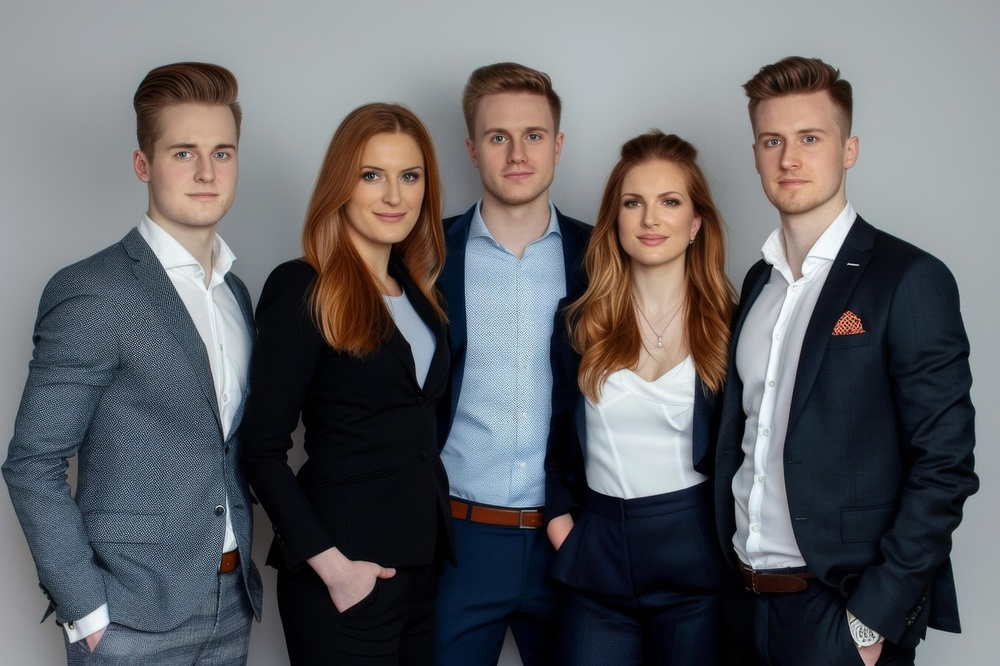
#> input picture Module-2/image.jpg, 1000 x 666 px, shrunk from 1280 x 853 before the run, found by its file name
$ python BasicsofImage-part2.py
#> lines starting #> are read from the running program, lines starting #| are printed output that depends on the picture
import cv2
import numpy as np
import matplotlib.pyplot as plt

def load_image(path):
#> called with path = 'Module-2\\image.jpg'
    img = cv2.imread(path)
#> img is the input picture: shape (666, 1000, 3); mean B, G, R 103.5, 100.3, 100
    if img is None:
        raise FileNotFoundError(f"Could not load image at '{path}'")
    return img

def rotate_image(image, angle, scale=1.0):
#> called with angle = 45, scale = 1
    (h, w) = image.shape[:2]
#> h = 666; w = 1000
    center = (w // 2, h // 2)
#> center = (500, 333)

    # Compute rotation matrix
    M = cv2.getRotationMatrix2D(center, angle, scale)

    # Calculate the sine and cosine (absolute values)
    abs_cos = abs(M[0, 0])
#> abs_cos = 0.707
    abs_sin = abs(M[0, 1])
#> abs_sin = 0.707

    # Compute new bounding dimensions to avoid clipping
    new_w = int(h * abs_sin + w * abs_cos)
#> new_w = 1178
    new_h = int(h * abs_cos + w * abs_sin)
#> new_h = 1178

    # Adjust rotation matrix to take into account translation
    M[0, 2] += (new_w / 2) - center[0]
    M[1, 2] += (new_h / 2) - center[1]

    # Perform the rotation
    rotated = cv2.warpAffine(image, M, (new_w, new_h))
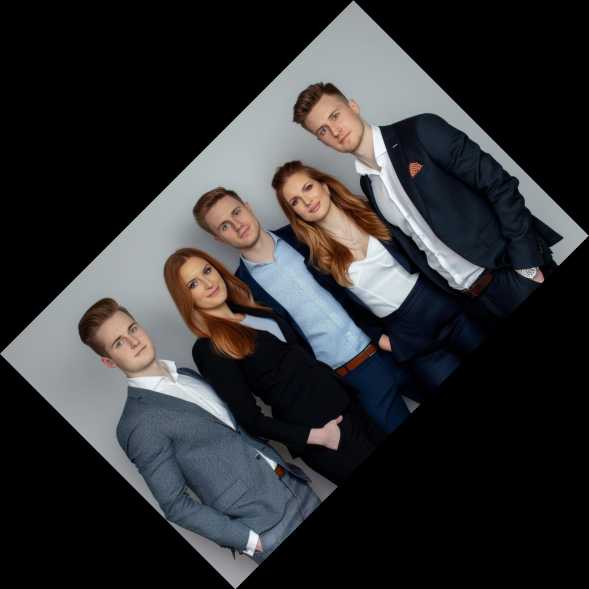
#> rotated: shape (1178, 1178, 3) (shown at 1/2 size); mean B, G, R 49.7, 48.1, 48
    return rotated

def adjust_brightness(image, value):
    # Create a brightness matrix of the same shape, filled with the brightness value
#> called with value = 50
    brightness_matrix = np.full(image.shape, value, dtype=np.uint8)
    # Add brightness safely
    brighter = cv2.add(image, brightness_matrix)
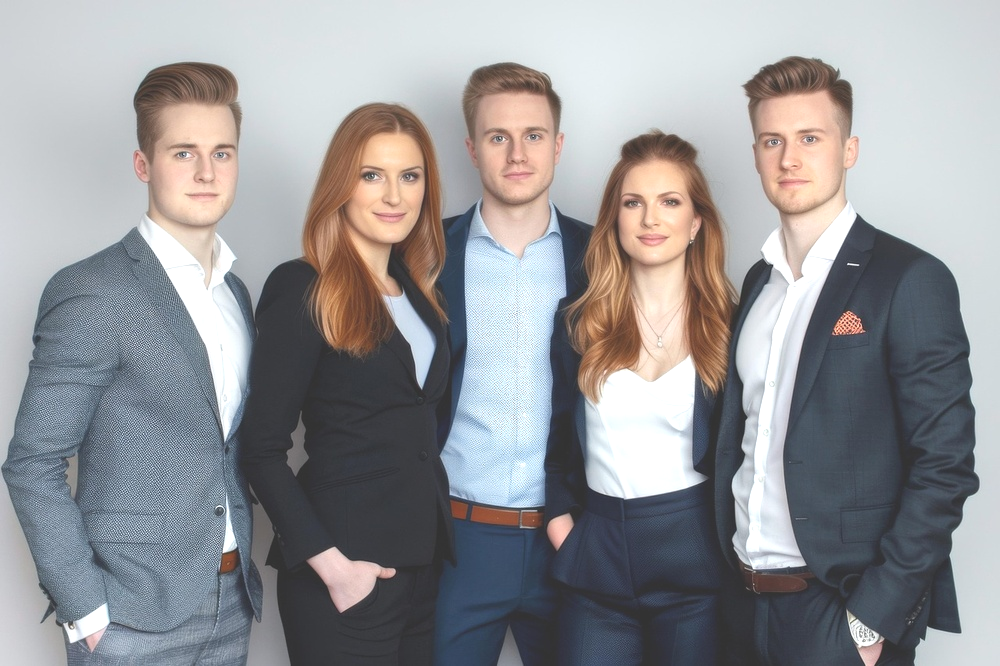
#> brighter: shape (666, 1000, 3); mean B, G, R 152.5, 149.6, 149.5
    return brighter

def show_image(img, title):
    # Convert BGR to RGB for matplotlib
    img_rgb = cv2.cvtColor(img, cv2.COLOR_BGR2RGB)
    plt.figure(figsize=(7, 5))
    plt.imshow(img_rgb)
    plt.title(title)
    plt.axis('off')
    plt.show()

def main():
    image_path = 'Module-2\image.jpg'
    try:
        image = load_image(image_path)
    except FileNotFoundError as e:
        print(e)
        return

    show_image(image, "Original Image")

    # Rotate by 45 degrees (change angle here)
    rotated_img = rotate_image(image, angle=45)
    show_image(rotated_img, "Rotated Image (45°)")

    # Increase brightness by 50 (change brightness value here)
    brighter_img = adjust_brightness(image, value=50)
    show_image(brighter_img, "Brighter Image (+50 brightness)")

if __name__ == "__main__":
    main()
